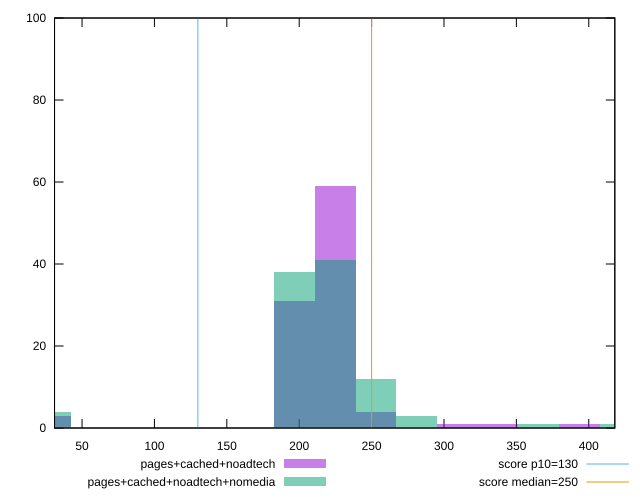

This figure's gnuplot source:
reset

$pagesCachedNoadtech <<EOF
224.90594145702383 59
196.79269877489585 31
253.0191841391518 4
28.11324268212798 3
393.5853975497917 1
309.2456695034078 1
337.35891218553576 1
EOF

$pagesCachedNoadtechNomedia <<EOF
196.79269877489585 38
224.90594145702383 41
28.11324268212798 4
253.0191841391518 12
365.47215486766373 1
281.1324268212798 3
421.6986402319197 1
EOF

set key outside below
set boxwidth 28.11324268212798
set xrange [31:418.00000000000045]
set yrange [0:100]
set trange [0:100]
set style fill transparent solid 0.5 noborder

set parametric
set terminal svg size 640, 500 enhanced background rgb 'white'
set output "report_00009_2021-02-08T22-37-41.559Z/max-potential-fid/comparison/histogram/2_vs_3.svg"

plot $pagesCachedNoadtech title "pages+cached+noadtech" with boxes, \
     $pagesCachedNoadtechNomedia title "pages+cached+noadtech+nomedia" with boxes, \
     130,t title "score p10=130", \
     250,t title "score median=250"

reset
